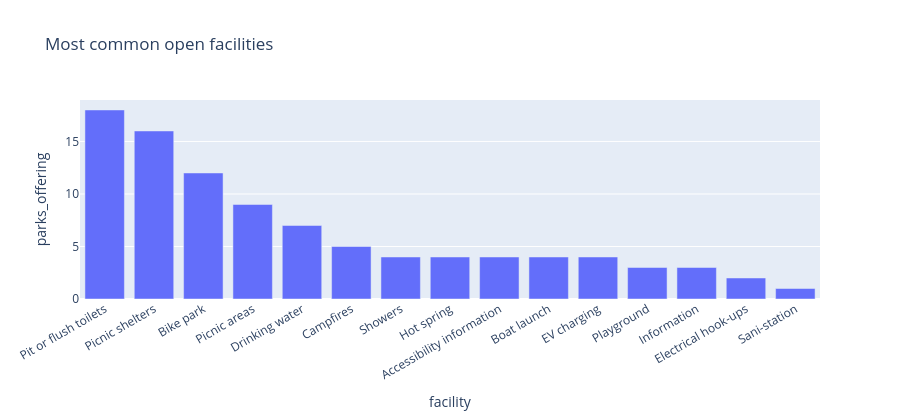

Write notebook code for a chart like this one.
### Code cell
fac_open = facilities[facilities['isActive'].fillna(False) & facilities['isFacilityOpen'].fillna(False)]
fac_top = (
    fac_open['facilityType.facilityName']
    .value_counts()
    .head(15)
    .rename_axis('facility')
    .reset_index(name='parks_offering')
)
fig = px.bar(fac_top, x='facility', y='parks_offering', title='Most common open facilities')
fig.update_layout(xaxis_tickangle=-30, height=420)
fig.show()

### Figure 1 — Plotly figure (JSON) as saved in the notebook; plotly's stock layout.template omitted (floating-point values rounded to 4 significant figures)
{"data": [{"alignmentgroup": "True", "hovertemplate": "facility=%{x}<br>parks_offering=%{y}<extra></extra>", "legendgroup": "", "marker": {"color": "#636efa", "pattern": {"shape": ""}}, "name": "", "offsetgroup": "", "orientation": "v", "showlegend": false, "textposition": "auto", "type": "bar", "x": ["Pit or flush toilets", "Picnic shelters", "Bike park", "Picnic areas", "Drinking water", "Campfires", "Showers", "Hot spring", "Accessibility information", "Boat launch", "EV charging", "Playground", "Information", "Electrical hook-ups", "Sani-station"], "xaxis": "x", "y": [18, 16, 12, 9, 7, 5, 4, 4, 4, 4, 4, 3, 3, 2, 1], "yaxis": "y"}], "layout": {"barmode": "relative", "height": 420, "legend": {"tracegroupgap": 0}, "title": {"text": "Most common open facilities"}, "xaxis": {"anchor": "y", "domain": [0.0, 1.0], "tickangle": -30, "title": {"text": "facility"}}, "yaxis": {"anchor": "x", "domain": [0.0, 1.0], "title": {"text": "parks_offering"}}}}
